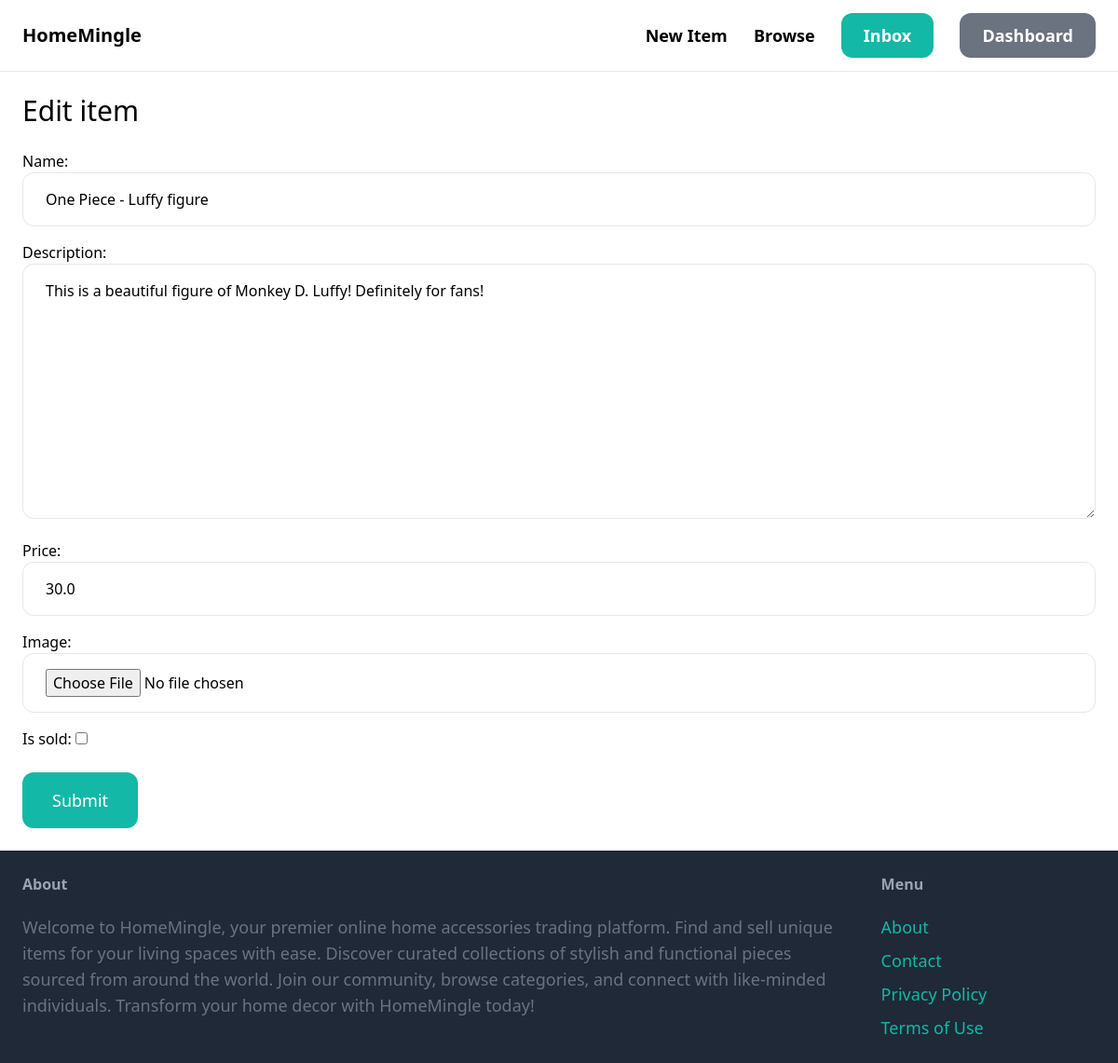
The page /items/1/edit/ (signed in) on the database its author committed.
### item/models.py (models this page shows, shortened)
class Item(models.Model):
    category = models.ForeignKey(Category, related_name='items', on_delete=models.CASCADE)
    name = models.CharField(max_length=255)
    description = models.TextField(blank=True, null=True)
    price = models.FloatField()
    image = models.ImageField(upload_to='item_images', blank=True, null=True)
    is_sold = models.BooleanField(default=False)
    created_by = models.ForeignKey(User, related_name='items', on_delete=models.CASCADE)
    created_at = models.DateTimeField(auto_now_add=True)

### item/views.py (the view)
# urls.py: path('<int:pk>/edit/', views.edit, name='edit'),
@login_required
def edit(request, pk):
    item = get_object_or_404(Item, pk=pk, created_by=request.user)
    if request.method == 'POST':
        form = EditItemForm(request.POST, request.FILES, instance=item)
        if form.is_valid():
            form.save()
            return redirect('item:detail', pk=item.id)
    else:
        form = EditItemForm(instance=item)
    return render(request, 'item/form.html', {
        'form': form,
        'title': 'Edit item',
    })

### item/forms.py
class EditItemForm(forms.ModelForm):
    class Meta:
        model = Item
        fields = ('name', 'description', 'price', 'image', 'is_sold')
        widgets = {
            'name': forms.TextInput(attrs={
                'class': INPUT_CLASSES
            }),
            'description': forms.Textarea(attrs={
                'class': INPUT_CLASSES
            }),
            'price': forms.TextInput(attrs={
                'class': INPUT_CLASSES
            }),
            'image': forms.FileInput(attrs={
                'class': INPUT_CLASSES
            })
        }

### item/templates/item/form.html (shortened to what this page needs)
{% extends 'core/base.html' %}
{% block content %}
<h1 class="mb-6 text-3xl">{{ title }}</h1>
<form method="post" action="." enctype="multipart/form-data">
    <div class="space-y-4">
        {{ form.as_p }}
    </div>
    <button class="mt-6 py-4 px-8 text-lg bg-teal-500 hover:bg-teal-700 rounded-xl text-white">Submit</button>
</form>
{% endblock %}

### rows shown on the page
Item: name "One Piece - Luffy figure", description "This is a beautiful figure of Monkey D. Luffy! Definitely for fans!", price "30.0"

### other values the page prints
{{ title }} "Edit item"
